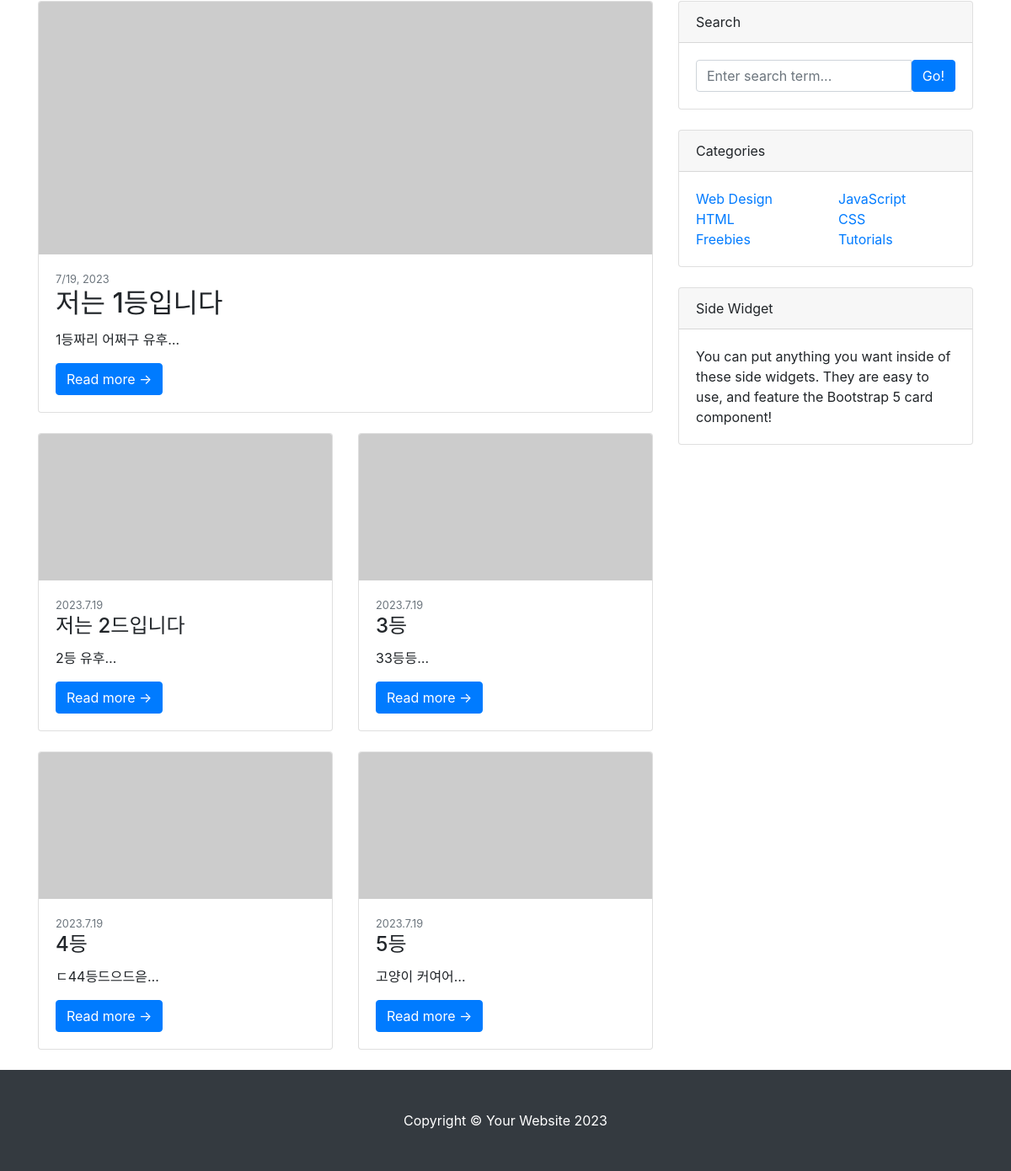
/ (lower part), run on an earlier commit of the app's database.
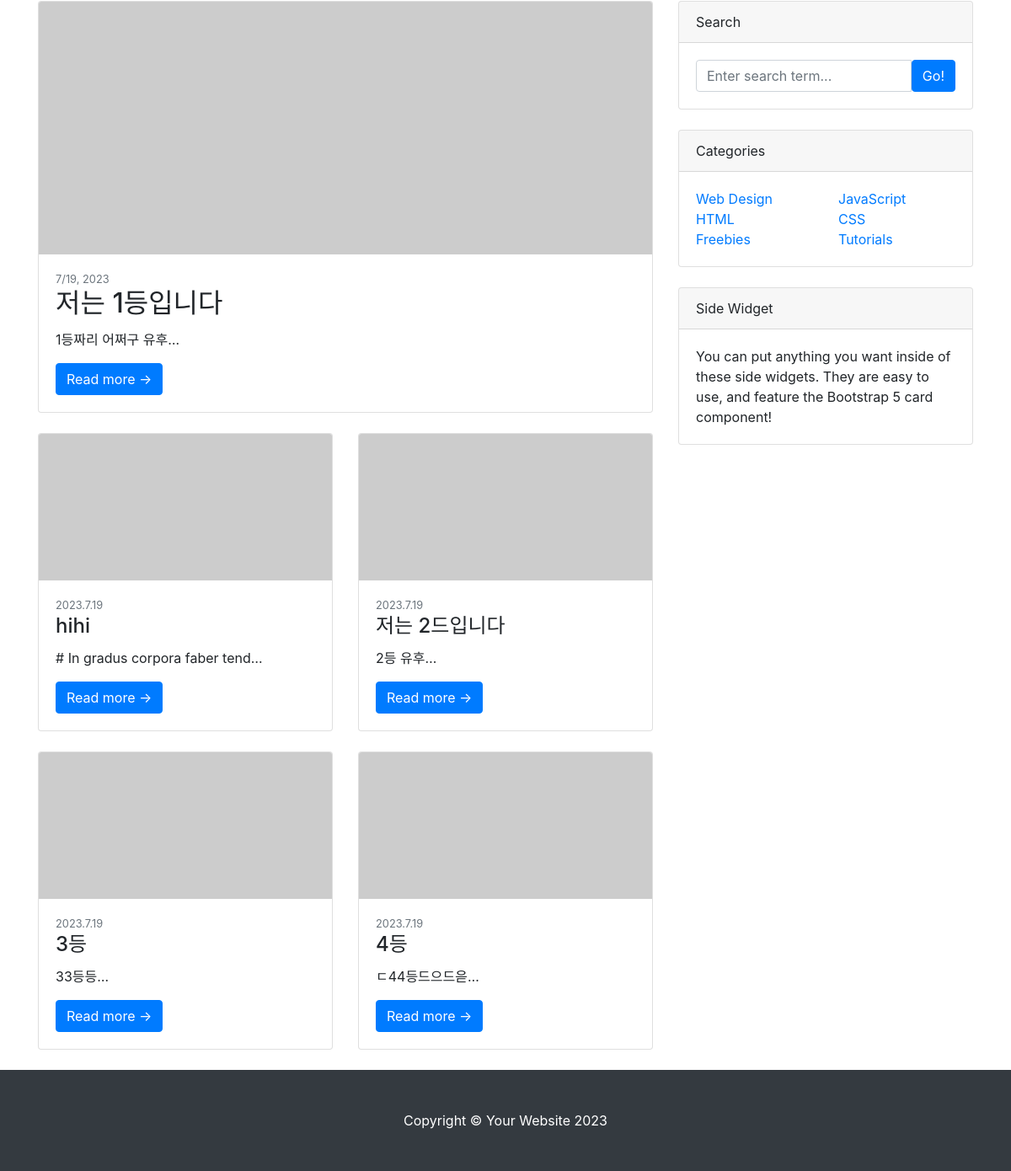
And on a later commit of the database.
### blog/models.py (models this page shows, shortened)
class Post(models.Model):
    CATEGORY_CHOICES = [
        ('HTML/CSS', 'HTML/CSS'),
        ('Python', 'Python'),
        ('Django', 'Django'),
        ('고양이', '고양이'),
    ]
    title = models.CharField(max_length=200)
    content = models.TextField(null=True, blank=True)
    writer = models.ForeignKey(User, on_delete=models.CASCADE)
    updated_at = models.DateTimeField(auto_now=True)
    created_at = models.DateTimeField(auto_now_add=True)
    views = models.IntegerField(default=0)
    likes = models.IntegerField(default=0)
    category = models.CharField(max_length=50, choices=CATEGORY_CHOICES)

### app/views.py (the view)
# urls.py: path("", views.IndexMain.as_view(), name="main"),
class IndexMain(View):
    def get(self, request):
        hotposts = Post.objects.order_by('-likes')[:5]
        for post in hotposts:
            post.content = post.content[:30] + '…'
        toppost = hotposts[0]
        context = {
            'top': toppost,
            'posts': hotposts[1:]
        }
        return render(request, 'index.html', context)

### templates/index.html (shortened to what this page needs)
<!DOCTYPE html>
<html lang="kr">
  <head>
    <link rel="stylesheet" href="https://cdn.jsdelivr.net/npm/bootstrap@4.0.0/dist/css/bootstrap.min.css" />
  </head>
  <body>
    <div class="container">
            <div class="row">
                <div class="col-lg-8">
                    <div class="card mb-4">
                        <a href="{% url 'blog:detail' post_id=top.pk %}"><img class="card-img-top" src="https://dummyimage.com/850x350/dee2e6/6c757d.jpg" alt="..."></a>
                        <div class="card-body">
                            <div class="small text-muted">{{ top.created_at.month }}/{{top.created_at.day}}, {{top.created_at.year}}</div>
                            <h2 class="card-title">{{top.title}}</h2>
                            <p class="card-text">{{top.content}}</p>
                            <a class="btn btn-primary" href="{% url 'blog:detail' post_id=top.pk %}">Read more →</a>
                        </div>
                    </div>
                    <div class="row">
                        {% if posts %}
                        {% for post in posts %}
                        <div class="col-lg-6">
                            <div class="card mb-4">
                                <a href="#!"><img class="card-img-top" src="https://dummyimage.com/700x350/dee2e6/6c757d.jpg" alt="..."></a>
                                <div class="card-body">
                                    <div class="small text-muted">{{ post.created_at.year }}.{{post.created_at.month}}.{{post.created_at.day}}</div>
                                    <h2 class="card-title h4">{{ post.title }}</h2>
                                    <p class="card-text">{{post.content}}</p>
                                    <a class="btn btn-primary" href="{% url 'blog:detail' post_id=post.pk %}">Read more →</a>
                                </div>
                            </div>
                        </div>
                        {% endfor %}
                        {% else %}
                        <p>등록된 게시글이 없습니다.</p>
                        {% endif %}
                    </div>
                </div>
                <div class="col-lg-4">
                    <div class="card mb-4">
                        <div class="card-header">Search</div>
                        <div class="card-body">
                            <div class="input-group">
                                <input class="form-control" type="text" placeholder="Enter search term..." aria-label="Enter search term..." aria-describedby="button-search">
                                <button class="btn btn-primary" id="button-search" type="button">Go!</button>
                            </div>
                        </div>
                    </div>
                    <div class="card mb-4">
                        <div class="card-header">Categories</div>
                        <div class="card-body">
                            <div class="row">
                                <div class="col-sm-6">
                                    <ul class="list-unstyled mb-0">
                                        <li><a href="#!">Web Design</a></li>
                                        <li><a href="#!">HTML</a></li>
                                        <li><a href="#!">Freebies</a></li>
                                    </ul>
                                </div>
                                <div class="col-sm-6">
                                    <ul class="list-unstyled mb-0">
                                        <li><a href="#!">JavaScript</a></li>
                                        <li><a href="#!">CSS</a></li>
                                        <li><a href="#!">Tutorials</a></li>
                                    </ul>
                                </div>
                            </div>
                        </div>
                    </div>
                    <div class="card mb-4">
                        <div class="card-header">Side Widget</div>
                        <div class="card-body">You can put anything you want inside of these side widgets. They are easy to use, and feature the Bootstrap 5 card component!</div>
                    </div>
                </div>
            </div>
        </div>
    <footer class="py-5 bg-dark">
            <div class="container"><p class="m-0 text-center text-white">Copyright © Your Website 2023</p></div>
        </footer>
  </body>
</html>

What changed in the data, as far as the page shows it:
no longer on this page (row edited): Post: created_at.year "2023", created_at.month "7", created_at.day "19", title "5등", content "고양이 커여어…"
now on this page (row edited): Post: created_at.year "2023", created_at.month "7", created_at.day "19", title "hihi", content "# In gradus corpora faber tend…"
